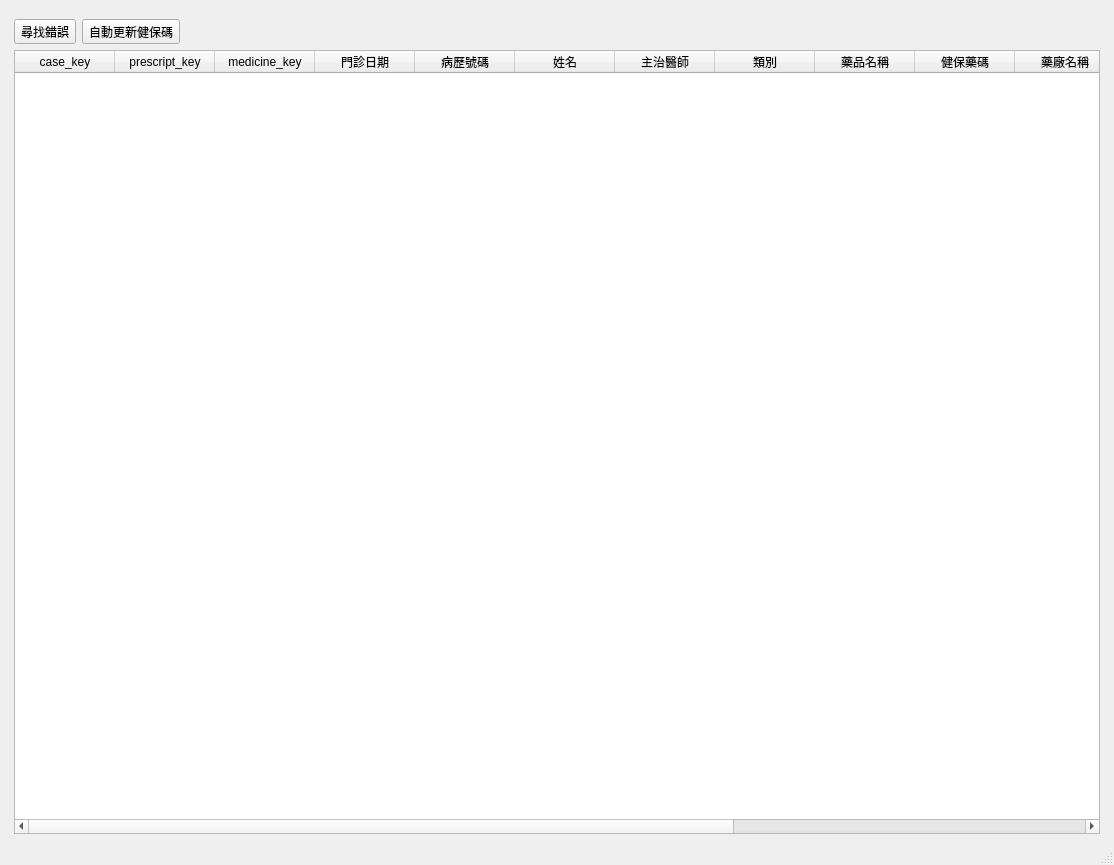
<?xml version="1.0" encoding="UTF-8"?>
<ui version="4.0">
 <class>WindowCheckPrescript</class>
 <widget class="QMainWindow" name="WindowCheckPrescript">
  <property name="geometry">
   <rect>
    <x>0</x>
    <y>0</y>
    <width>1114</width>
    <height>865</height>
   </rect>
  </property>
  <property name="windowTitle">
   <string>健保藥碼檢查</string>
  </property>
  <widget class="QWidget" name="centralwidget">
   <layout class="QHBoxLayout" name="horizontalLayout">
    <item>
     <layout class="QVBoxLayout" name="verticalLayout">
      <property name="leftMargin">
       <number>5</number>
      </property>
      <property name="topMargin">
       <number>10</number>
      </property>
      <property name="rightMargin">
       <number>5</number>
      </property>
      <item>
       <layout class="QVBoxLayout" name="verticalLayout_5">
        <item>
         <layout class="QHBoxLayout" name="horizontalLayout_2">
          <item>
           <widget class="QToolButton" name="toolButton_find_error">
            <property name="text">
             <string>尋找錯誤</string>
            </property>
            <property name="icon">
             <iconset>
              <normaloff>../icons/edit-find.png</normaloff>../icons/edit-find.png</iconset>
            </property>
            <property name="toolButtonStyle">
             <enum>Qt::ToolButtonTextBesideIcon</enum>
            </property>
           </widget>
          </item>
          <item>
           <widget class="QToolButton" name="toolButton_update_ins_code">
            <property name="text">
             <string>自動更新健保碼</string>
            </property>
            <property name="icon">
             <iconset>
              <normaloff>../icons/gtk-yes.svg</normaloff>../icons/gtk-yes.svg</iconset>
            </property>
            <property name="toolButtonStyle">
             <enum>Qt::ToolButtonTextBesideIcon</enum>
            </property>
           </widget>
          </item>
          <item>
           <spacer name="horizontalSpacer">
            <property name="orientation">
             <enum>Qt::Horizontal</enum>
            </property>
            <property name="sizeHint" stdset="0">
             <size>
              <width>40</width>
              <height>20</height>
             </size>
            </property>
           </spacer>
          </item>
         </layout>
        </item>
        <item>
         <widget class="QTableWidget" name="tableWidget_prescript">
          <property name="editTriggers">
           <set>QAbstractItemView::NoEditTriggers</set>
          </property>
          <property name="selectionMode">
           <enum>QAbstractItemView::SingleSelection</enum>
          </property>
          <property name="selectionBehavior">
           <enum>QAbstractItemView::SelectRows</enum>
          </property>
          <column>
           <property name="text">
            <string>case_key</string>
           </property>
          </column>
          <column>
           <property name="text">
            <string>prescript_key</string>
           </property>
          </column>
          <column>
           <property name="text">
            <string>medicine_key</string>
           </property>
          </column>
          <column>
           <property name="text">
            <string>門診日期</string>
           </property>
          </column>
          <column>
           <property name="text">
            <string>病歷號碼</string>
           </property>
          </column>
          <column>
           <property name="text">
            <string>姓名</string>
           </property>
          </column>
          <column>
           <property name="text">
            <string>主治醫師</string>
           </property>
          </column>
          <column>
           <property name="text">
            <string>類別</string>
           </property>
          </column>
          <column>
           <property name="text">
            <string>藥品名稱</string>
           </property>
          </column>
          <column>
           <property name="text">
            <string>健保藥碼</string>
           </property>
          </column>
          <column>
           <property name="text">
            <string>藥廠名稱</string>
           </property>
          </column>
          <column>
           <property name="text">
            <string>健保藥名</string>
           </property>
          </column>
          <column>
           <property name="text">
            <string>有效期限</string>
           </property>
          </column>
          <column>
           <property name="text">
            <string>醫令簽章</string>
           </property>
          </column>
          <column>
           <property name="text">
            <string>錯誤訊息</string>
           </property>
          </column>
         </widget>
        </item>
       </layout>
      </item>
     </layout>
    </item>
   </layout>
  </widget>
  <widget class="QStatusBar" name="statusbar"/>
  <widget class="QMenuBar" name="menubar">
   <property name="geometry">
    <rect>
     <x>0</x>
     <y>0</y>
     <width>1114</width>
     <height>25</height>
    </rect>
   </property>
  </widget>
 </widget>
 <resources/>
 <connections/>
</ui>
